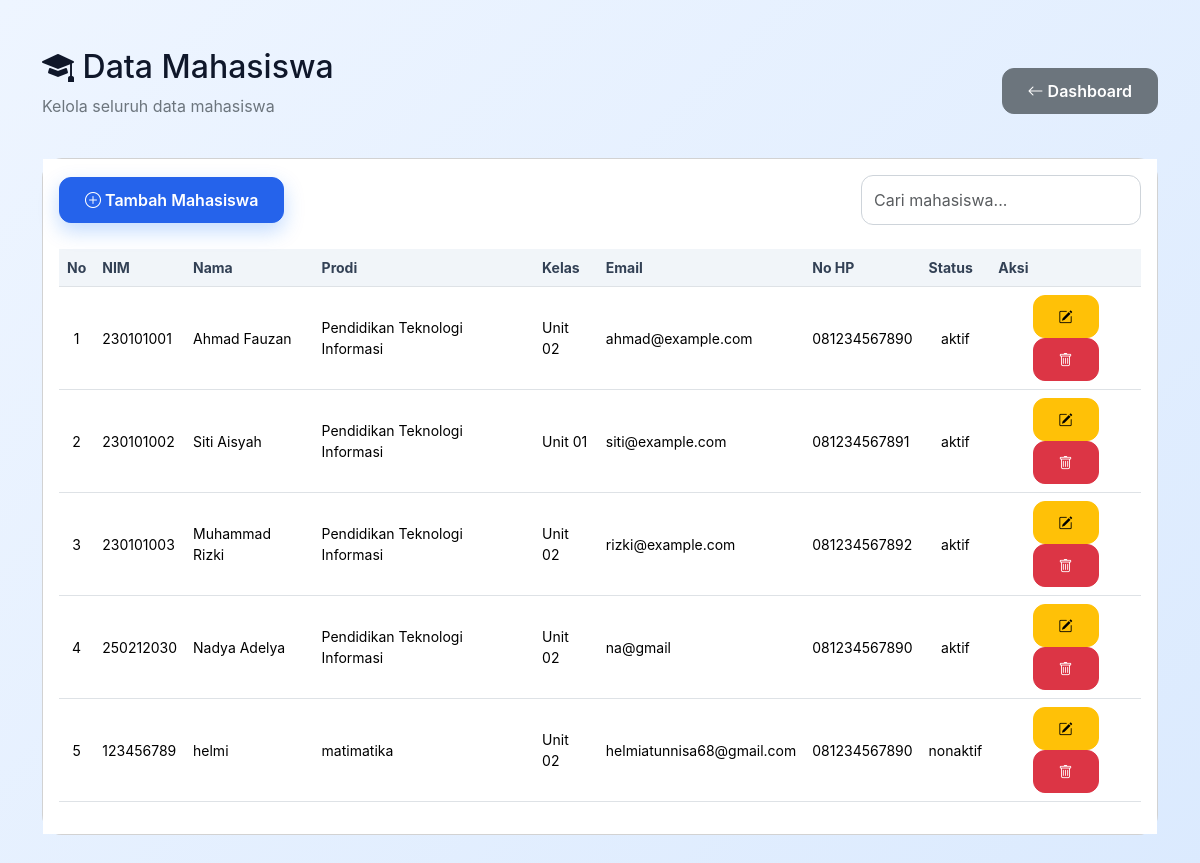
The page /mahasiswa.php on the database its author committed.
### tables this page shows
CREATE TABLE `mahasiswa` (
  `id_mahasiswa` int(11) NOT NULL,
  `nim` varchar(30) NOT NULL,
  `nama_mahasiswa` varchar(100) NOT NULL,
  `prodi` varchar(100) NOT NULL,
  `kelas` varchar(20) NOT NULL,
  `email` varchar(100) DEFAULT NULL,
  `no_hp` varchar(20) DEFAULT NULL,
  `status` enum('aktif','nonaktif') DEFAULT 'aktif',
  `created_at` timestamp NOT NULL DEFAULT current_timestamp()
);

### mahasiswa.php (the view, shortened to what this page needs)
<?php
include 'koneksi.php';
$data = mysqli_query($koneksi, "SELECT * FROM mahasiswa");
?>
<!DOCTYPE html>
<html lang="id">
<head>
    <link rel="stylesheet" href="https://cdn.jsdelivr.net/npm/bootstrap-icons@1.11.3/font/bootstrap-icons.min.css">
    <link href="https://cdn.jsdelivr.net/npm/bootstrap@5.3.3/dist/css/bootstrap.min.css" rel="stylesheet">
    <link href="assets/css/style.css" rel="stylesheet">
 </head>
<body>
    <div class="container py-5">
        <div
        class="d-flex justify-content-between align-items-center mb-4">
        <div>
            <h2
            class="page-title">
            <i class="bi bi-mortarboard-fill"
            ></i>
            Data Mahasiswa
           </h2>
           <p class="text-secondary">
            Kelola seluruh data mahasiswa
           </p>
        </div>
        <div>
            <a href="dashboard.php" class="btn btn-secondary">
                <i
                class="bi bi-arrow-left">
            </i>
            Dashboard
        </a>
    </div>
</div>
         <div
     class="card card-custom">
        <div
        class="card-body">
        <div
        class="d-flex justify-content-between align-items-center mb-4">
        <a href="tambah_mahasiswa.php" class="btn btn-primary">
            <i class="bi bi-plus-circle"></i>
            Tambah Mahasiswa
        </a>
        <input
        type="text"
        class="form-control"
        placeholder="Cari mahasiswa..."
        style="max-width:280px;">
    </div>
    <div class="table-responsive">
            <table
            class="table table-hover align-middle">
            <thead>
                <tr>
                    <th>No</th>
                    <th>NIM</th>
                    <th>Nama</th>
                    <th>Prodi</th>
                    <th>Kelas</th>
                    <th>Email</th>
                    <th>No HP</th>
                    <th>Status</th>
                    <th>Aksi</th>
                </tr>
            </thead>
            <tbody>
                <?php
                $no = 1;
                while($row = mysqli_fetch_assoc($data)){
                    ?>
                    <tr>
                        <td class="text-center"><?= $no++; ?></td>
                        <td>
                            <?= $row['nim']; ?>
                        </td>
                        <td>
                            <?= $row['nama_mahasiswa']; ?></td>
                            <td>
                                <?= $row['prodi']; ?>
                            </td>
                            <td>
                                <?= $row['kelas']; ?>
                            </td>
                            <td>
                                <?= $row['email']; ?></td>
                                <td>
                                    <?= $row['no_hp']; ?>
                                </td>
                                <td
                                class="text-center">
                                 <span
                                 class="badge-status">
                                 <?= $row['status']; ?>
                                </span>
                            </td>
                            <td
                            class="text-center">
                            <a
                             href="edit_mahasiswa.php?id=<?= $row['id_mahasiswa']; ?>"
                             class="btn btn-warning btn-sm">
                             <i
                             class="bi bi-pencil-square"
                             ></i>
                            </a>
                            <a href="hapus_mahasiswa.php?id=<?= $row['id_mahasiswa']; ?>"
                            class="btn btn-danger btn-sm"
                            onclick="return confirm('Yakin ingin menghapus data ini?')">
                            <i class="bi bi-trash"></i>
                        </a>
                    </td>
                </tr>
                <?php } ?>
            </tbody>
        </table>
    </div>
</div>
    </div>
  </div>
 </body>
</html>

### assets/css/style.css (style rules this page uses)
:root { --primary: #2563eb; --primary-dark: #1e40af; --secondary: #64748b; --soft-bg: #f8fafc; --dark: #0f172a; --card-border: #e2e8f0; --success: #16a34a; --warning: #f59e0b; --danger: #dc2626; }
* { box-sizing: border-box; }
body { font-family: "Inter", "Segoe UI", Arial, sans-serif; background: var(--soft-bg); color: var(--dark); }
.table thead th { background: #f1f5f9; color: #334155; font-size: 14px; white-space: nowrap; }
.table td { vertical-align: middle; font-size: 14px; }
.form-control, .form-select { border-radius: 14px; border-color: #cbd5e1; padding: 11px 14px; }
.btn { border-radius: 14px; font-weight: 700; }
.btn-primary { background: var(--primary); border-color: var(--primary); }
body { background:#f5f7fb; }
.card { border-radius:20px; }
.form-control, .form-select { border-radius:12px; padding:12px; }
.btn { border-radius:12px; padding:10px 25px; font-weight:600; }
.btn-primary { box-shadow:0 8px 20px rgba(13,110,253,.25); }
body { background:linear-gradient(135deg,#eef5ff,#dbeafe); }
.form-control, .form-select { border-radius:12px; padding:12px; border:1px solid #ced4da; }
.card-body { background:white; }

### rows shown on the page
mahasiswa: nim "230101001", nama_mahasiswa "Ahmad Fauzan", prodi "Pendidikan Teknologi Informasi", kelas "Unit 02", email "ahmad@example.com", no_hp "081234567890", status "aktif"
mahasiswa: nim "230101002", nama_mahasiswa "Siti Aisyah", prodi "Pendidikan Teknologi Informasi", kelas "Unit 01", email "siti@example.com", no_hp "081234567891", status "aktif"
mahasiswa: nim "230101003", nama_mahasiswa "Muhammad Rizki", prodi "Pendidikan Teknologi Informasi", kelas "Unit 02", email "rizki@example.com", no_hp "081234567892", status "aktif"
mahasiswa: nim "250212030", nama_mahasiswa "Nadya Adelya", prodi "Pendidikan Teknologi Informasi", kelas "Unit 02", email "na@gmail", no_hp "081234567890", status "aktif"
mahasiswa: nim "123456789", nama_mahasiswa "helmi", prodi "matimatika", kelas "Unit 02", email "helmiatunnisa68@gmail.com", no_hp "081234567890", status "nonaktif"
